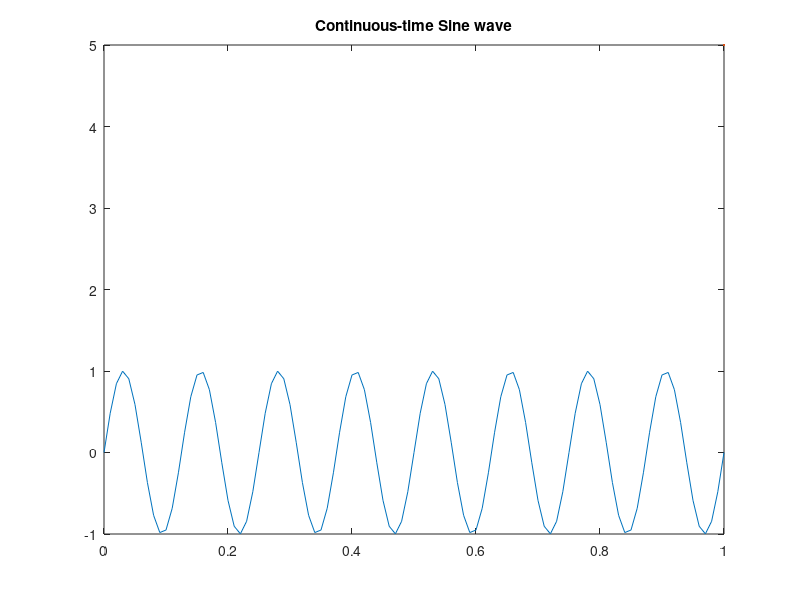

MATLAB code for this plot:
fs=100;                     
t=0:1/fs:1;                 
f=8;                            
x=sin(2*pi*f*t);          
plot(t,x,markersize=5); 
title('Continuous-time Sine wave');